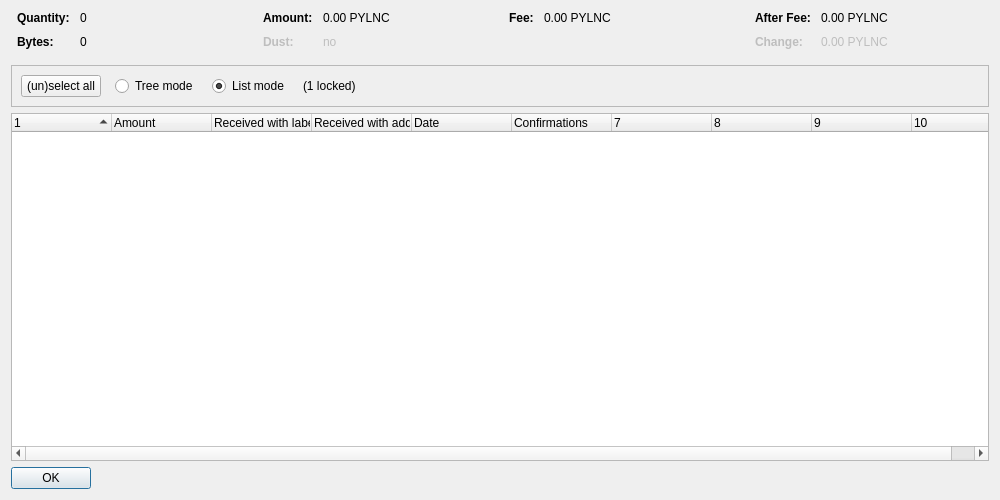
<?xml version="1.0" encoding="UTF-8"?>
<ui version="4.0">
 <class>CoinControlDialog</class>
 <widget class="QDialog" name="CoinControlDialog">
  <property name="geometry">
   <rect>
    <x>0</x>
    <y>0</y>
    <width>1000</width>
    <height>500</height>
   </rect>
  </property>
  <property name="windowTitle">
   <string>Coin Selection</string>
  </property>
  <layout class="QVBoxLayout" name="verticalLayout">
   <item>
    <layout class="QHBoxLayout" name="horizontalLayoutTop" stretch="0,0,0,0">
     <property name="topMargin">
      <number>0</number>
     </property>
     <property name="bottomMargin">
      <number>10</number>
     </property>
     <item>
      <layout class="QFormLayout" name="formLayoutCoinControl1">
       <property name="horizontalSpacing">
        <number>10</number>
       </property>
       <property name="verticalSpacing">
        <number>10</number>
       </property>
       <property name="leftMargin">
        <number>6</number>
       </property>
       <property name="rightMargin">
        <number>6</number>
       </property>
       <item row="0" column="0">
        <widget class="QLabel" name="labelCoinControlQuantityText">
         <property name="font">
          <font>
           <weight>75</weight>
           <bold>true</bold>
          </font>
         </property>
         <property name="text">
          <string>Quantity:</string>
         </property>
        </widget>
       </item>
       <item row="0" column="1">
        <widget class="QLabel" name="labelCoinControlQuantity">
         <property name="cursor">
          <cursorShape>IBeamCursor</cursorShape>
         </property>
         <property name="contextMenuPolicy">
          <enum>Qt::ActionsContextMenu</enum>
         </property>
         <property name="text">
          <string notr="true">0</string>
         </property>
         <property name="textInteractionFlags">
          <set>Qt::LinksAccessibleByMouse|Qt::TextSelectableByKeyboard|Qt::TextSelectableByMouse</set>
         </property>
        </widget>
       </item>
       <item row="1" column="0">
        <widget class="QLabel" name="labelCoinControlBytesText">
         <property name="font">
          <font>
           <weight>75</weight>
           <bold>true</bold>
          </font>
         </property>
         <property name="text">
          <string>Bytes:</string>
         </property>
        </widget>
       </item>
       <item row="1" column="1">
        <widget class="QLabel" name="labelCoinControlBytes">
         <property name="cursor">
          <cursorShape>IBeamCursor</cursorShape>
         </property>
         <property name="contextMenuPolicy">
          <enum>Qt::ActionsContextMenu</enum>
         </property>
         <property name="text">
          <string notr="true">0</string>
         </property>
         <property name="textInteractionFlags">
          <set>Qt::LinksAccessibleByMouse|Qt::TextSelectableByKeyboard|Qt::TextSelectableByMouse</set>
         </property>
        </widget>
       </item>
      </layout>
     </item>
     <item>
      <layout class="QFormLayout" name="formLayoutCoinControl2">
       <property name="horizontalSpacing">
        <number>10</number>
       </property>
       <property name="verticalSpacing">
        <number>10</number>
       </property>
       <property name="leftMargin">
        <number>6</number>
       </property>
       <property name="rightMargin">
        <number>6</number>
       </property>
       <item row="0" column="0">
        <widget class="QLabel" name="labelCoinControlAmountText">
         <property name="font">
          <font>
           <weight>75</weight>
           <bold>true</bold>
          </font>
         </property>
         <property name="text">
          <string>Amount:</string>
         </property>
        </widget>
       </item>
       <item row="0" column="1">
        <widget class="QLabel" name="labelCoinControlAmount">
         <property name="cursor">
          <cursorShape>IBeamCursor</cursorShape>
         </property>
         <property name="contextMenuPolicy">
          <enum>Qt::ActionsContextMenu</enum>
         </property>
         <property name="text">
          <string notr="true">0.00 PYLNC</string>
         </property>
         <property name="textInteractionFlags">
          <set>Qt::LinksAccessibleByMouse|Qt::TextSelectableByKeyboard|Qt::TextSelectableByMouse</set>
         </property>
        </widget>
       </item>
       <item row="1" column="0">
        <widget class="QLabel" name="labelCoinControlLowOutputText">
         <property name="enabled">
          <bool>false</bool>
         </property>
         <property name="font">
          <font>
           <weight>75</weight>
           <bold>true</bold>
          </font>
         </property>
         <property name="text">
          <string>Dust:</string>
         </property>
        </widget>
       </item>
       <item row="1" column="1">
        <widget class="QLabel" name="labelCoinControlLowOutput">
         <property name="enabled">
          <bool>false</bool>
         </property>
         <property name="cursor">
          <cursorShape>IBeamCursor</cursorShape>
         </property>
         <property name="contextMenuPolicy">
          <enum>Qt::ActionsContextMenu</enum>
         </property>
         <property name="text">
          <string notr="true">no</string>
         </property>
         <property name="textInteractionFlags">
          <set>Qt::LinksAccessibleByMouse|Qt::TextSelectableByKeyboard|Qt::TextSelectableByMouse</set>
         </property>
        </widget>
       </item>
      </layout>
     </item>
     <item>
      <layout class="QFormLayout" name="formLayoutCoinControl3">
       <property name="horizontalSpacing">
        <number>10</number>
       </property>
       <property name="verticalSpacing">
        <number>10</number>
       </property>
       <property name="leftMargin">
        <number>6</number>
       </property>
       <property name="rightMargin">
        <number>6</number>
       </property>
       <item row="0" column="0">
        <widget class="QLabel" name="labelCoinControlFeeText">
         <property name="font">
          <font>
           <weight>75</weight>
           <bold>true</bold>
          </font>
         </property>
         <property name="text">
          <string>Fee:</string>
         </property>
        </widget>
       </item>
       <item row="0" column="1">
        <widget class="QLabel" name="labelCoinControlFee">
         <property name="cursor">
          <cursorShape>IBeamCursor</cursorShape>
         </property>
         <property name="contextMenuPolicy">
          <enum>Qt::ActionsContextMenu</enum>
         </property>
         <property name="text">
          <string notr="true">0.00 PYLNC</string>
         </property>
         <property name="textInteractionFlags">
          <set>Qt::LinksAccessibleByMouse|Qt::TextSelectableByKeyboard|Qt::TextSelectableByMouse</set>
         </property>
        </widget>
       </item>
      </layout>
     </item>
     <item>
      <layout class="QFormLayout" name="formLayoutCoinControl4">
       <property name="horizontalSpacing">
        <number>10</number>
       </property>
       <property name="verticalSpacing">
        <number>10</number>
       </property>
       <property name="leftMargin">
        <number>6</number>
       </property>
       <property name="rightMargin">
        <number>6</number>
       </property>
       <item row="0" column="0">
        <widget class="QLabel" name="labelCoinControlAfterFeeText">
         <property name="font">
          <font>
           <weight>75</weight>
           <bold>true</bold>
          </font>
         </property>
         <property name="text">
          <string>After Fee:</string>
         </property>
        </widget>
       </item>
       <item row="0" column="1">
        <widget class="QLabel" name="labelCoinControlAfterFee">
         <property name="cursor">
          <cursorShape>IBeamCursor</cursorShape>
         </property>
         <property name="contextMenuPolicy">
          <enum>Qt::ActionsContextMenu</enum>
         </property>
         <property name="text">
          <string notr="true">0.00 PYLNC</string>
         </property>
         <property name="textInteractionFlags">
          <set>Qt::LinksAccessibleByMouse|Qt::TextSelectableByKeyboard|Qt::TextSelectableByMouse</set>
         </property>
        </widget>
       </item>
       <item row="1" column="0">
        <widget class="QLabel" name="labelCoinControlChangeText">
         <property name="enabled">
          <bool>false</bool>
         </property>
         <property name="font">
          <font>
           <weight>75</weight>
           <bold>true</bold>
          </font>
         </property>
         <property name="text">
          <string>Change:</string>
         </property>
        </widget>
       </item>
       <item row="1" column="1">
        <widget class="QLabel" name="labelCoinControlChange">
         <property name="enabled">
          <bool>false</bool>
         </property>
         <property name="cursor">
          <cursorShape>IBeamCursor</cursorShape>
         </property>
         <property name="contextMenuPolicy">
          <enum>Qt::ActionsContextMenu</enum>
         </property>
         <property name="text">
          <string notr="true">0.00 PYLNC</string>
         </property>
         <property name="textInteractionFlags">
          <set>Qt::LinksAccessibleByMouse|Qt::TextSelectableByKeyboard|Qt::TextSelectableByMouse</set>
         </property>
        </widget>
       </item>
      </layout>
     </item>
    </layout>
   </item>
   <item>
    <widget class="QFrame" name="frame">
     <property name="minimumSize">
      <size>
       <width>0</width>
       <height>40</height>
      </size>
     </property>
     <property name="frameShape">
      <enum>QFrame::StyledPanel</enum>
     </property>
     <property name="frameShadow">
      <enum>QFrame::Sunken</enum>
     </property>
     <layout class="QHBoxLayout" name="horizontalLayout">
      <item>
       <layout class="QHBoxLayout" name="horizontalLayoutPanel" stretch="0,0,0,0,0">
        <property name="spacing">
         <number>14</number>
        </property>
        <item>
         <widget class="QPushButton" name="pushButtonSelectAll">
          <property name="sizePolicy">
           <sizepolicy hsizetype="Maximum" vsizetype="Fixed">
            <horstretch>0</horstretch>
            <verstretch>0</verstretch>
           </sizepolicy>
          </property>
          <property name="text">
           <string>(un)select all</string>
          </property>
          <property name="autoDefault">
           <bool>false</bool>
          </property>
         </widget>
        </item>
        <item>
         <widget class="QRadioButton" name="radioTreeMode">
          <property name="sizePolicy">
           <sizepolicy hsizetype="Maximum" vsizetype="Fixed">
            <horstretch>0</horstretch>
            <verstretch>0</verstretch>
           </sizepolicy>
          </property>
          <property name="text">
           <string>Tree mode</string>
          </property>
         </widget>
        </item>
        <item>
         <widget class="QRadioButton" name="radioListMode">
          <property name="sizePolicy">
           <sizepolicy hsizetype="Maximum" vsizetype="Fixed">
            <horstretch>0</horstretch>
            <verstretch>0</verstretch>
           </sizepolicy>
          </property>
          <property name="text">
           <string>List mode</string>
          </property>
          <property name="checked">
           <bool>true</bool>
          </property>
         </widget>
        </item>
        <item>
         <widget class="QLabel" name="labelLocked">
          <property name="text">
           <string notr="true">(1 locked)</string>
          </property>
         </widget>
        </item>
        <item>
         <spacer name="horizontalSpacer">
          <property name="orientation">
           <enum>Qt::Horizontal</enum>
          </property>
          <property name="sizeHint" stdset="0">
           <size>
            <width>40</width>
            <height>20</height>
           </size>
          </property>
         </spacer>
        </item>
       </layout>
      </item>
     </layout>
    </widget>
   </item>
   <item>
    <widget class="CoinControlTreeWidget" name="treeWidget">
     <property name="contextMenuPolicy">
      <enum>Qt::CustomContextMenu</enum>
     </property>
     <property name="sortingEnabled">
      <bool>false</bool>
     </property>
     <property name="columnCount">
      <number>10</number>
     </property>
     <attribute name="headerShowSortIndicator" stdset="0">
      <bool>true</bool>
     </attribute>
     <attribute name="headerStretchLastSection">
      <bool>false</bool>
     </attribute>
     <column>
      <property name="text">
       <string/>
      </property>
     </column>
     <column>
      <property name="text">
       <string>Amount</string>
      </property>
     </column>
     <column>
      <property name="text">
       <string>Received with label</string>
      </property>
     </column>
     <column>
      <property name="text">
       <string>Received with address</string>
      </property>
     </column>
     <column>
      <property name="text">
       <string>Date</string>
      </property>
     </column>
     <column>
      <property name="text">
       <string>Confirmations</string>
      </property>
      <property name="toolTip">
       <string>Confirmed</string>
      </property>
     </column>
     <column>
      <property name="text">
       <string/>
      </property>
     </column>
     <column>
      <property name="text">
       <string/>
      </property>
     </column>
     <column>
      <property name="text">
       <string/>
      </property>
     </column>
     <column>
      <property name="text">
       <string/>
      </property>
     </column>
    </widget>
   </item>
   <item>
    <widget class="QDialogButtonBox" name="buttonBox">
     <property name="sizePolicy">
      <sizepolicy hsizetype="Maximum" vsizetype="Fixed">
       <horstretch>0</horstretch>
       <verstretch>0</verstretch>
      </sizepolicy>
     </property>
     <property name="orientation">
      <enum>Qt::Horizontal</enum>
     </property>
     <property name="standardButtons">
      <set>QDialogButtonBox::Ok</set>
     </property>
    </widget>
   </item>
  </layout>
 </widget>
 <customwidgets>
  <customwidget>
   <class>CoinControlTreeWidget</class>
   <extends>QTreeWidget</extends>
   <header>coincontroltreewidget.h</header>
  </customwidget>
 </customwidgets>
 <resources/>
 <connections/>
</ui>
